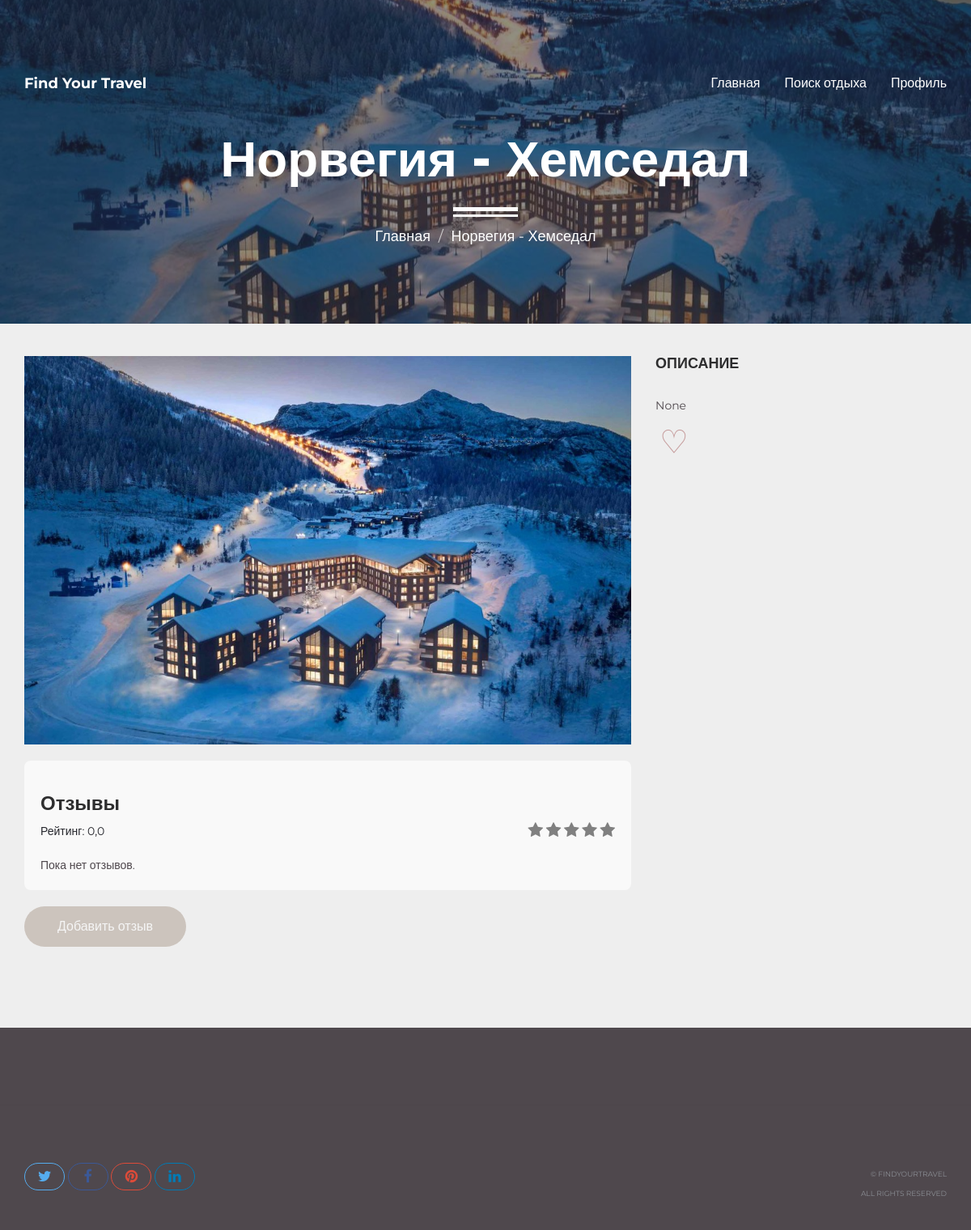
/destination/2/, run on the app's committed database.
### travel_app/models.py (models this page shows, shortened)
class Destination(models.Model):
    CLIMATE_CHOICES = [("Умеренный", "Умеренный"), ("Холодный", "Холодный"), ("Теплый", "Теплый")]
    ACTIVITY_CHOICES = [("Горнолыжный", "Горнолыжный"), ("Культурный", "Культурный"), ("Пляжный", "Пляжный")]
    BUDGET_CHOICES = [("От 300000 руб", "От 300000 руб"), ("От 100000 до 300000 руб", "От 100000 до 300000 руб"),
                      ("До 100000 руб", "До 100000 руб")]
    POPULARITY_CHOICES = [("Низкая", "Низкая"), ("Высокая", "Высокая")]
    DIVERSITY_CHOICES = [("Большое", "Большое"), ("Умеренное", "Умеренное"), ("Незначительное", "Незначительное")]
    climate = models.CharField(max_length=30, choices=CLIMATE_CHOICES)
    activity_type = models.CharField(max_length=30, choices=ACTIVITY_CHOICES)
    budget = models.CharField(max_length=30, choices=BUDGET_CHOICES)
    popularity = models.CharField(max_length=30, choices=POPULARITY_CHOICES)
    cultural_diversity = models.CharField(max_length=30, choices=DIVERSITY_CHOICES)
    image = models.ImageField(upload_to='destination_images/')
    recommendation = models.CharField(max_length=255, default="")
    title = models.CharField(max_length=255, null=True, blank=True)
    description = models.TextField(null=True, blank=True)
    additional_image = models.ImageField(upload_to='destination_additional_images/', null=True, blank=True)

### travel_app/views.py (the view)
# urls.py: path('destination/<int:pk>/', destination_detail, name='destination_detail'),
def destination_detail(request, pk):
    destination = get_object_or_404(Destination, pk=pk)
    reviews = Review.objects.filter(destination=destination)
    user_review = None
    is_favorite = False
    if request.user.is_authenticated:
        user_profile, created = UserProfile.objects.get_or_create(user=request.user)
        user_review = Review.objects.filter(destination=destination, user=request.user).first()
        is_favorite = user_profile.results.filter(recommendation=destination.recommendation).exists()
    average_rating = reviews.aggregate(Avg('rating'))['rating__avg'] or 0
    rounded_average_rating = round(average_rating)
    average_stars = [True if i <= rounded_average_rating else False for i in range(1, 6)]
    reviews_with_stars = []
    for review in reviews:
        stars = [True if i <= review.rating else False for i in range(1, 6)]
        reviews_with_stars.append((review, stars))
    if request.method == 'POST':
        form = ReviewForm(request.POST)
        if form.is_valid():
            if user_review is None:
                review = form.save(commit=False)
                review.user = request.user
                review.destination = destination
                review.save()
                if request.user.is_authenticated:
                    user_profile.add_review(review)
                return redirect('destination_detail', pk=pk)
            else:
                messages.error(request, 'Отзыв уже добавлен.')
    else:
        form = ReviewForm()
    return render(request, 'travel_app/artical_leisure.html', {
        'destination': destination,
        'reviews_with_stars': reviews_with_stars,
        'form': form,
        'user_review': user_review,
        'average_rating': average_rating,
        'average_stars': average_stars,
        'is_favorite': is_favorite,
    })

### travel_app/templates/travel_app/artical_leisure.html (shortened to what this page needs)
{% load static %}
<!DOCTYPE html>
<html lang="en">
<head>
    <link rel="stylesheet" href="http://cdnjs.cloudflare.com/ajax/libs/font-awesome/4.4.0/css/font-awesome.min.css">
    <link href="../../static/travel_app/bootstrap.min.css" rel="stylesheet">
    <link href="../../static/travel_app/style.css" rel="stylesheet">
    <link href="../../static/travel_app/responsive.css" rel="stylesheet">
</head>
<body>
<header id="masthead" class="site-header site-header-white">
    <nav id="primary-navigation" class="site-navigation">
        <div class="container">
            <div class="navbar-header">
                <a href="{% url 'index' %}" class="site-title"><span>Find Your Travel</span></a>
            </div>
            <div class="collapse navbar-collapse" id="agency-navbar-collapse">
                <ul class="nav navbar-nav navbar-right">
                    <li><a href="{% url 'index' %}">Главная</a></li>
                    <li><a href="{% url 'leisure' %}">Поиск отдыха</a></li>
                    {% if user.is_authenticated %}
                    <li><a href="{% url 'profile' %}">Профиль</a></li>
                    {% else %}
                    <li><a href="{% url 'login' %}">Профиль</a></li>
                    {% endif %}
                </ul>
            </div>
        </div>
    </nav>
</header>
<div id="hero" class="hero overlay subpage-hero" style="background-image: url('{{ destination.image.url }}');">
    <div class="hero-content">
        <div class="hero-text">
            <h1>{{ destination.recommendation }}</h1>
            <ol class="breadcrumb">
                <li class="breadcrumb-item"><a href="{% url 'index' %}">Главная</a></li>
                <li class="breadcrumb-item active">{{ destination.recommendation }}</li>
            </ol>
        </div>
    </div>
</div>
<main id="main" class="site-main">
    <section class="site-section subpage-site-section section-project">
        <div class="container">
            <div class="row">
                <div class="col-md-8">
                    {% if destination.image %}
                    <div class="project-img">
                        <img src="{{ destination.image.url }}" class="img-res" alt="{{ destination.title }}">
                    </div>
                    {% endif %}
                </div>
                <aside class="col-md-4">
                    <div class="project-info">
                        <h5>Описание</h5>
                        <p class="project-description">{{ destination.description }}</p>
                        {% if user.is_authenticated %}
                        <form method="post" action="{% url 'toggle_favorite' destination.id %}">
                            {% csrf_token %}
                            <button type="submit" class="heart-button">
                                {% if is_favorite %}
                                <span class="heart-filled">&#9825;</span>
                                {% else %}
                                <span class="heart-outline">&#9825;</span>
                                {% endif %}
                            </button>
                        </form>
                        {% else %}
                        <a href="{% url 'login' %}" class="heart-button">
                            <span class="heart-outline">&#9825;</span>
                        </a>
                        {% endif %}
                    </div>
                </aside>
                <div class="col-md-8 offset-md-2">
                    <div class="reviews-section">
                        <h3>Отзывы</h3>
                        <div class="average-rating">
                            <div>
                                Рейтинг: {{ average_rating|floatformat:1 }}
                            </div>
                            <div class="stars">
                                {% for star in average_stars %}
                                <span class="fa fa-star {% if star %} checked {% endif %}"></span>
                                {% endfor %}
                            </div>
                        </div>
                        {% for review, stars in reviews_with_stars %}
                        <div class="review-block">
                            <div class="review-header">
                                <strong>{{ review.user.username }}</strong>
                                <span>{{ review.created_at }}</span>
                                {% if review.user == request.user %}
                                <form method="post" action="{% url 'delete_review' review.id %}"
                                      style="display: inline;">
                                    {% csrf_token %}
                                    <input type="hidden" name="next" value="{{ request.path }}">
                                    <button type="submit" class="delete-icon">&#128465;</button>
                                </form>
                                {% endif %}
                            </div>
                            <div class="review-text">
                                <h4>Отзыв</h4>
                                <p class="review-content">
                                    {{ review.text }}
                                </p>
                            </div>
                            <div class="stars">
                                {% for star in stars %}
                                <span class="fa fa-star {% if star %} checked {% endif %}"></span>
                                {% endfor %}
                            </div>
                        </div>
                        {% empty %}
                        <p>Пока нет отзывов.</p>
                        {% endfor %}
                    </div>
                    {% if user.is_authenticated %}
                    {% if not user_review %}
                    <a href="{% url 'add_review' destination.pk %}" class="btn btn-primary">Добавить отзыв</a>
                    {% endif %}
                    {% else %}
                    <a href="{% url 'login' %}" class="btn btn-primary">Добавить отзыв</a>
                    {% endif %}
                </div>
            </div>
        </div>
    </section>
</main>
<footer id="colophon" class="site-footer">
    <div class="copyright">
        <div class="container">
            <div class="row">
                <div class="col-xs-8">
                    <div class="social-links">
                        <a class="twitter-bg" href="#"><i class="fa fa-twitter"></i></a>
                        <a class="facebook-bg" href="#"><i class="fa fa-facebook"></i></a>
                        <a class="pinterest" href="#"><i class="fa fa-pinterest"></i></a>
                        <a class="linkedin-bg" href="#"><i class="fa fa-linkedin"></i></a>
                    </div>
                </div>
                <div class="col-xs-4">
                    <div class="text-right">
                        <p>&copy; FindYourTravel</p>
                        <p>All Rights Reserved</p>
                    </div>
                </div>
            </div>
        </div>
    </div>
</footer>
</body>
</html>

### travel_app/static/travel_app/style.css (style rules this page uses)
.container { margin-top: 40px; }
a { transition: all 0.25s ease-in-out; -moz-transition: all 0.25s ease-in-out; -webkit-transition: all 0.25s ease-in-out; -o-transition: all 0.25s ease-in-out; -ms-transition: all 0.25s ease-in-out; cursor: pointer; color: #9fa3a7; }
p { margin-bottom: 0; font-size: 14px; font-weight: 400; color: #4f484d; line-height: 22px; }
h1 { font-size: 62px; color: #f1edd6; }
h2,h3,h4,h5 { color: #2e2e2f; }
p + p { margin-top: 40px; }
.btn { line-height: 50px; min-width: 200px; font-size: 16px; font-weight: 300; border: 0; border-radius: 50px; color: #f5f5f5; background-color: #73563d47; transition: color 0.25s ease-in-out, background-color 0.25s ease-in-out; -moz-transition: color 0.25s ease-in-out, background-color 0.25s ease-in-out; -webkit-transition: color 0.25s ease-in-out, background-color 0.25s ease-in-out; -o-transition: color 0.25s ease-in-out, background-color 0.25s ease-in-out; -ms-transition: color 0.25s ease-in-out, background-color 0.25s ease-in-out; }
html, body { width: 100%; height: 100%; margin: 0; padding: 0; font-family: 'Montserrat', sans-serif; color: #26272d; }
.img-res { display: block; width: 100vw; height: 100vh; max-width: 100%; max-height: 100%; object-fit: cover; }
.site-header { position: absolute; padding: 50px 0 0; background-color: transparent; width: 100%; z-index: 3; }
.site-title { font-size: 18px; line-height: 26px; color: #26272d; }
.site-title span { font-weight: 700; }
.navbar-collapse { text-align: center; }
.navbar-nav { float: none; display: inline-block; }
.navbar-nav > li > a, .slicknav_nav > li > a { padding: 0; font-size: 16px; position: relative; color: #26272d; line-height: 26px; }
.site-header-white .navbar-nav > li > a, .site-header-white .site-title { color: #fff; }
.navbar-nav > li + li { margin-left: 30px; }
.hero { background: url(../img/mainphoto.jpg) no-repeat center / cover; height: 100%; width: 100%; display: table; position: relative; }
.overlay:before { content: ''; background-color: rgba(227, 220, 220, 0.25); height: 100%; width: 100%; position: absolute; top: 0; left: 0; z-index: 0; }
.hero-content { display: table-cell; vertical-align: middle; padding-top: 75px; }
.hero-text { max-width: 890px; width: 100%; margin: 0 auto; padding: 0 15px; text-align: center; }
.hero-text h1 { position: relative; margin: 0; font-weight:800; }
.hero .breadcrumb { padding-top: 50px; margin-bottom: 0; font-size: large; }
.hero .breadcrumb:before { content: ''; display: block; position: absolute; left: 50%; bottom: 45px; height: 12px; width: 80px; border-top: 5px solid #fff; border-bottom: 3px solid #fff; transform: translateX(-50%); -moz-transform: translateX(-50%); -webkit-transform: translateX(-50%); -o-transform: translateX(-50%); -ms-transform: translateX(-50%); }
.subpage-hero { height: 400px; }
.subpage-hero.overlay:before { background-color: rgba(38,39,45,0.5); }
.subpage-hero .hero-content, .subpage-hero .hero-content h1, .subpage-hero a { color: #fff; }
.site-section { padding: 100px 0 140px; }
.site-footer { background-color: rgb(79 72 77); padding-top: 95px; }
.copyright { padding: 30px 0; border-top: 1px solid rgba(38, 41, 44, 0.05); }
.social-links a { line-height: 36px; padding: 5px 15px; font-size: 18px; border: 1px solid; border-radius: 50px; }
.social-links a i { width: 18px; text-align: center; }
a.twitter-bg { color: #55acee; border-color: #55acee; }
a.facebook-bg { color: #3b5998; border-color: #3b5998; }
a.pinterest { color: #dd4b39; border-color: #dd4b39; }
a.linkedin-bg { color: #007bb5; border-color: #007bb5; }
.copyright .text-right { padding: 4px 0; }
.copyright p { font-size: 9px; font-weight: 400; text-transform: uppercase; color: #8b8e94; }
.copyright p + p { margin-top: 2px; }
.subpage-site-section { padding-bottom: 100px; padding-top: 0px; }
.breadcrumb { background-color: transparent; position: relative; }
.breadcrumb .active { color: #fff; }
.project-img { height: 480px; }
.project-info h5 { font-size: 18px; text-transform: uppercase; margin: 0; }
.project-description, .project-date-category { margin: 30px 0 0; }

### data on the page
Destination: image (picture), recommendation "Норвегия - Хемседал", description "None"

### other printed values
{{ average_rating|floatformat:1 }} "0,0"
